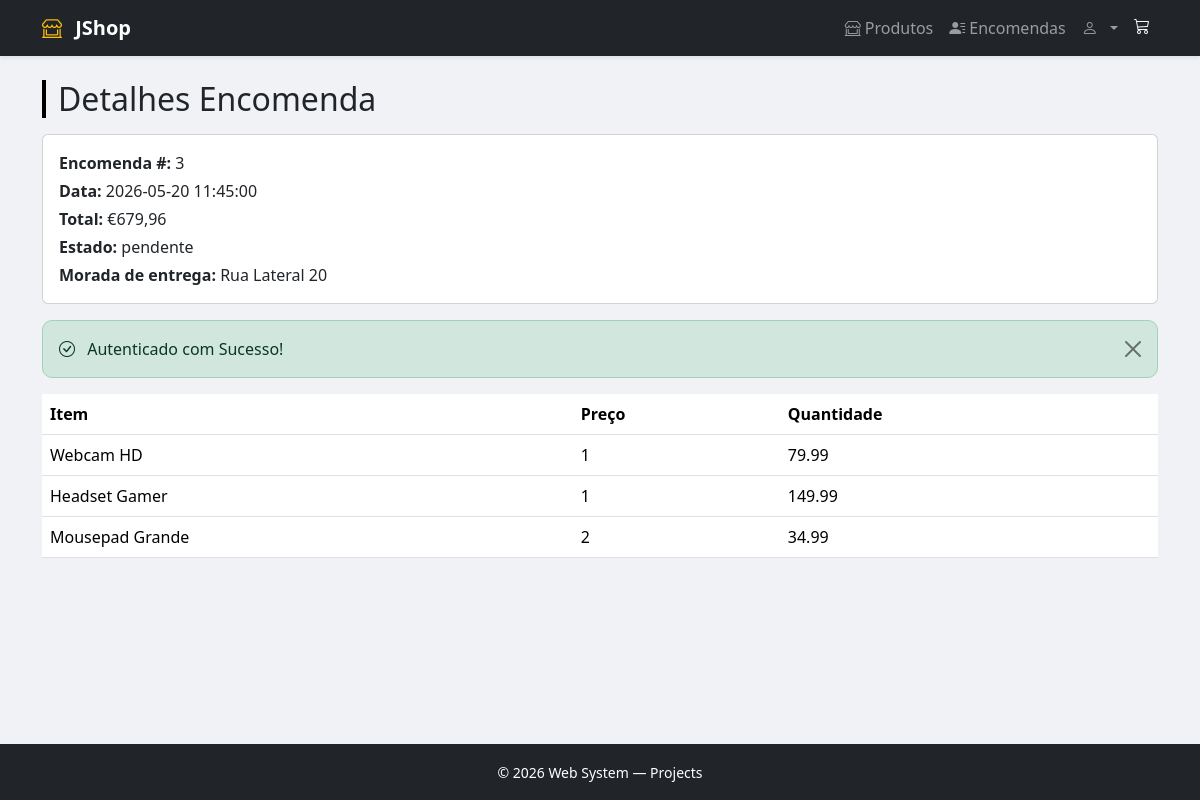
/order/view-order.php?id=3 (signed in), run on the app's committed database.
### tables this page shows
CREATE TABLE encomendas (
    id INT AUTO_INCREMENT PRIMARY KEY,
    id_utilizador INT NOT NULL,
    morada VARCHAR(100) NOT NULL,
    data_encomenda DATETIME DEFAULT CURRENT_TIMESTAMP,
    total DECIMAL(10, 2) NOT NULL,
    estado ENUM('pendente', 'enviado', 'entregue', 'cancelado') DEFAULT 'pendente',
    FOREIGN KEY (id_utilizador) REFERENCES utilizadores(id)
);

CREATE TABLE itens_encomenda (
    id INT AUTO_INCREMENT PRIMARY KEY,
    id_encomenda INT NOT NULL,
    id_produto INT NOT NULL,
    quantidade INT NOT NULL,
    preco_unitario DECIMAL(10, 2) NOT NULL,
    FOREIGN KEY (id_encomenda) REFERENCES encomendas(id),
    FOREIGN KEY (id_produto) REFERENCES produtos(id)
);

CREATE TABLE produtos (
    id INT AUTO_INCREMENT PRIMARY KEY,
    nome VARCHAR(150) NOT NULL,
    descricao TEXT,
    categoria VARCHAR(100),
    preco DECIMAL(10, 2) NOT NULL,
    stock INT DEFAULT 0,
    imagem VARCHAR(255),
    data_criacao DATETIME DEFAULT CURRENT_TIMESTAMP
);

### config/Database.php (called while the page is built, shortened)
<?php
class Database
{
    private string $host = AppConfigConst::DB_HOST;
    private string $dbname = AppConfigConst::DB_NAME;
    private string $username = AppConfigConst::DB_USER;
    private string $password = AppConfigConst::DB_PASS;
    public function __construct()
    {
        $this->conexao = new mysqli($this->host, $this->username, $this->password, $this->dbname);
    }
}
?>

### order/OrderService.php (called while the page is built, shortened)
<?php
require_once __DIR__ . '/../config/Database.php';
class OrderService
{
    private $database;
    public function __construct()
    {
        $this->database = (new Database())->conexao;
    }
    public function getOrderDetailByOrderId($id_encomenda)
    {
        if (SessionService::isAdmin()) {
            $stmt = $this->database->prepare("SELECT p.nome as nome_produto, ie.quantidade, ie.preco_unitario FROM itens_encomenda ie
                                          INNER JOIN encomendas e ON e.id = ie.id_encomenda
                                          INNER JOIN produtos p ON p.id = ie.id_produto
                                          WHERE ie.id_encomenda = ?");
            $stmt->bind_param("i", $id_encomenda);
            $stmt->execute();
            return $stmt->get_result()->fetch_all(MYSQLI_ASSOC);
        }
        exit;
    }
    public function getOrderById($id_encomenda)
    {
        $stmt = $this->database->prepare("SELECT e.*, u.nome as utilizador FROM encomendas e INNER JOIN utilizadores u ON u.id = e.id_utilizador WHERE e.id = ?");
        $stmt->bind_param("i", $id_encomenda);
        $stmt->execute();
        return $stmt->get_result()->fetch_assoc();
    }
}
?>

### security/SessionService.php (called while the page is built, shortened)
<?php
class SessionService
{
    public static function isAdmin()
    {
        return isset($_SESSION['user_id']) && (isset($_SESSION['role']) && $_SESSION['role'] === "admin");
    }
}
?>

### order/view-order.php (the view, shortened to what this page needs)
<?php
require_once __DIR__ . '/../security/SessionService.php';
$flash = $_SESSION['flash'] ?? null;
include 'OrderService.php';
$orderService = new OrderService();
$id_encomenda = isset($_GET['id']) ? (int) $_GET['id'] : 0;
$id_utilizador = $_SESSION['user_id'];
$order = $orderService->getOrderById($id_encomenda);
if (SessionService::isAdmin()) {
    $orderDetailList = $orderService->getOrderDetailByOrderId($id_encomenda);
} else {
    $orderDetailList = $orderService->getOrderDetailByUserIdAndOrderId($id_utilizador, $id_encomenda);
}
require_once __DIR__ . '/../includes/header.php';
?>
<div class="d-flex justify-content-between align-items-center mb-3">
    <h2 class="page-header mb-0">Detalhes Encomenda</h2>
</div>
<div class="card mb-3">
    <div class="card-body">
        <p class="mb-1"><strong>Encomenda #:</strong> <?= htmlspecialchars($order['id']) ?></p>
        <p class="mb-1"><strong>Data:</strong> <?= htmlspecialchars($order['data_encomenda']) ?></p>
        <p class="mb-1"><strong>Total:</strong> €<?= htmlspecialchars(number_format($order['total'], 2, ',', '.')) ?></p>
        <p class="mb-1"><strong>Estado:</strong> <?= htmlspecialchars($order['estado']) ?></p>
        <p class="mb-0"><strong>Morada de entrega:</strong> <?= htmlspecialchars($order['morada'] ?? '') ?></p>
    </div>
</div>
<?php if ($flash): ?>
    <div class="alert alert-<?= htmlspecialchars($flash['type']) ?> alert-dismissible fade show" role="alert">
        <i class="bi bi-<?= $flash['type'] === 'success' ? 'check-circle' : 'exclamation-triangle' ?> me-2"></i>
        <?= htmlspecialchars($flash['message']) ?>
        <button type="button" class="btn-close" data-bs-dismiss="alert"></button>
    </div>
<?php endif; ?>
<table class="table">
    <thead>
        <tr>
            <th scope="col">Item</th>
            <th scope="col">Preço</th>
            <th scope="col">Quantidade</th>
        </tr>
    </thead>
    <tbody>
        <?php foreach ($orderDetailList as $orderDetail) { ?>
            <tr>
                <td>
                    <?= $orderDetail['nome_produto'] ?>
                </td>
                <td>
                    <?= $orderDetail['quantidade'] ?>
                </td>
                <td>
                    <?= $orderDetail['preco_unitario'] ?>
                </td>
            </tr>
        <?php } ?>
    </tbody>
</table>

### assets/css/style.css (style rules this page uses)
body { background-color: #f0f2f5; font-family: "Segoe UI", sans-serif; min-height: 100vh; display: flex; flex-direction: column; }
.page-header { border-left: 4px solid #000000; padding-left: 0.75rem; margin-bottom: 1.5rem; }
.alert { border-radius: 10px; }

### data on the page
encomendas: id "3", data_encomenda "2026-05-20 11:45:00", total "679,96", estado "pendente", morada "Rua Lateral 20"
itens_encomenda: id_produto.nome "Webcam HD", quantidade "1", preco_unitario "79.99"
itens_encomenda: id_produto.nome "Headset Gamer", quantidade "1", preco_unitario "149.99"
itens_encomenda: id_produto.nome "Mousepad Grande", quantidade "2", preco_unitario "34.99"

### other printed values
$flash['message'] "Autenticado com Sucesso!"
